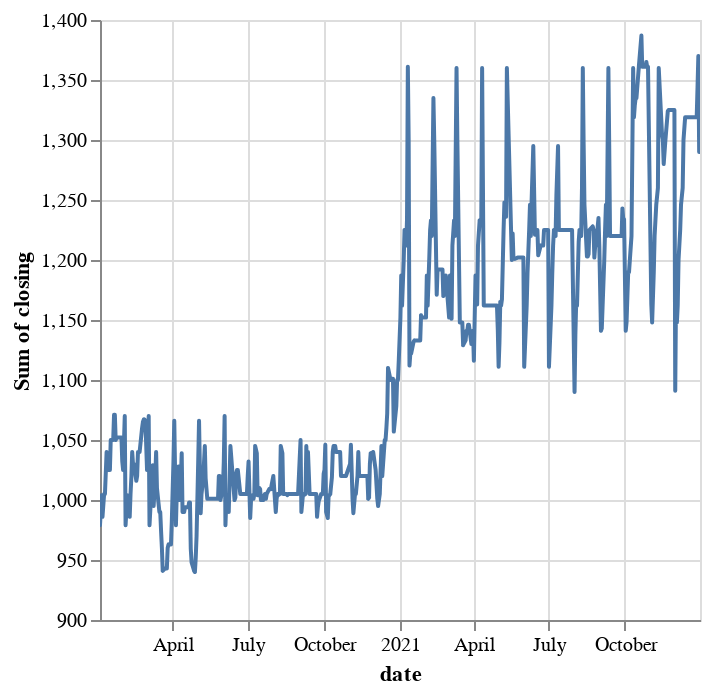

The cell this chart's notebook holds for it:
### Markdown cell above
Inside Stock, create a method responsible for visualization. It should be able to create something similar to the graph present on the website.

### Code cell
DeepnoteChart(AFM, """{"mark":{"clip":true,"type":"trail","color":"#4c78a8","tooltip":true},"config":{"legend":{}},"$schema":"https://vega.github.io/schema/vega-lite/v5.json","encoding":{"x":{"sort":"ascending","type":"temporal","field":"date","scale":{"type":"linear","zero":false}},"y":{"sort":null,"type":"quantitative","field":"closing","scale":{"type":"linear","zero":false},"aggregate":"sum"}}}""")

### Figure 1 — Vega-Lite specification as saved in the notebook (floating-point values rounded to 4 significant figures; data arrays with more than 128 entries replaced by an {"elided": "..."} marker saying what was removed)
{"mark": {"clip": true, "type": "trail", "color": "#4c78a8", "tooltip": true}, "config": {"legend": {}}, "$schema": "https://vega.github.io/schema/vega-lite/v5.json", "encoding": {"x": {"sort": "ascending", "type": "temporal", "field": "date", "scale": {"type": "linear", "zero": false}}, "y": {"sort": null, "type": "quantitative", "field": "closing", "scale": {"type": "linear", "zero": false}, "aggregate": "sum"}}, "data": {"values": {"elided": "499 records"}}}
